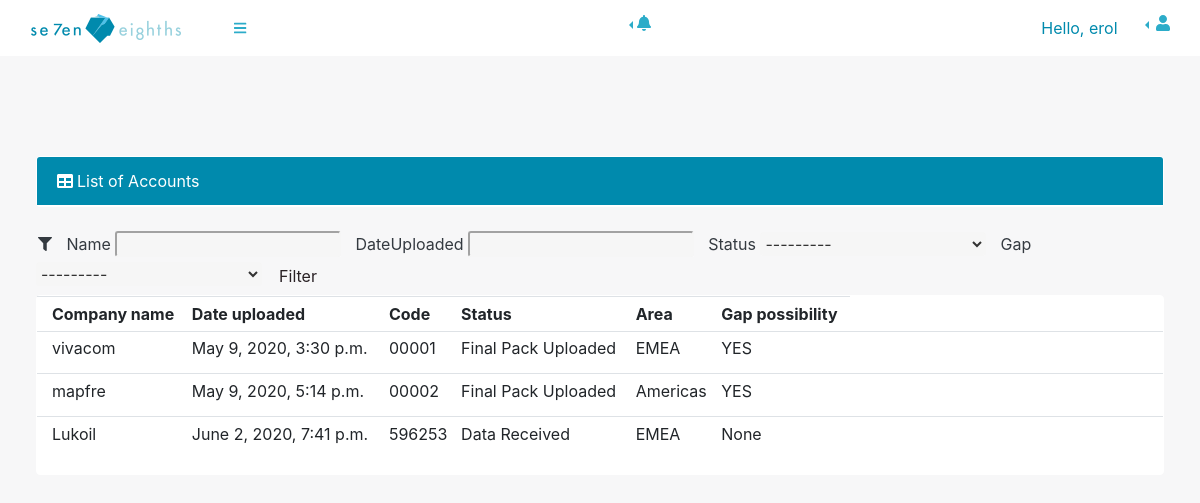
The app's page /listAccounts (signed in), older data.
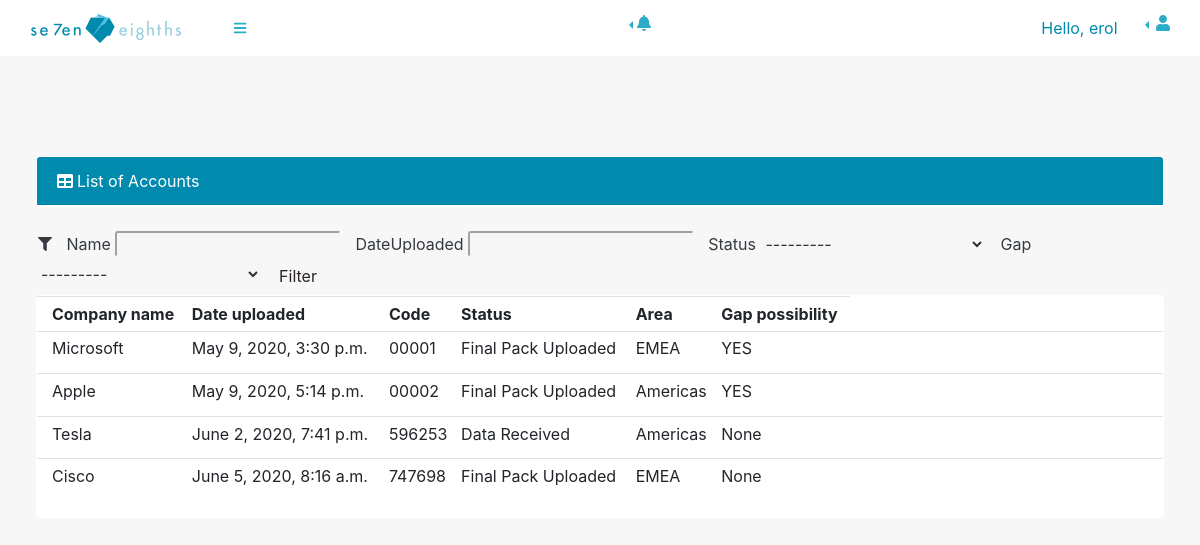
The same page, newer data.
### base/models.py (models this page shows, shortened)
class Account(models.Model):
    AREAS = (
        ('EMEA', 'EMEA'),
        ('Americas', 'Americas'),
    )
    GAP = (
        ('YES', 'YES'),
        ('NO', 'NO'),
    )
    STATUS = (
        ('Data collection sent', 'Data collection sent'),
        ('Data Received', 'Data Received'),
        ('Analysis', 'Analysis'),
        ('Final Pack Uploaded', 'Final Pack Uploaded'),
    )
    username = models.ForeignKey(
        Access, blank=True,  null=True, on_delete=models.DO_NOTHING)
    name = models.CharField(max_length=30)
    code = models.CharField(max_length=30)
    dateReceived = models.DateTimeField(auto_now_add=True)
    dateUploaded = models.DateTimeField(auto_now_add=True)
    status = models.CharField(
        max_length=30, blank=True, null=True, choices=STATUS)
    area = models.CharField(max_length=10, choices=AREAS)
    finalPack = models.FileField(null=True, blank=True)
    notes = models.TextField(null=True, blank=True)
    gap = models.CharField(max_length=30, blank=True, null=True, choices=GAP)

### base/decorators.py (the view)
        def wrapper_func(request, *args, **kwargs):
            group = None
            if request.user.groups.exists():
                group = request.user.groups.all()[0].name
            if group in allowed_roles:
                return view_func(request, *args, **kwargs)
            else:
                return HttpResponse('You are not authorised to view this page')

### base/templatetags/groupFilter.py (called while the page is built)
@register.filter(name='has_group')
def has_group(user, group_name):
    return user.groups.filter(name=group_name).exists()

### base/views.py (called while the page is built)
@allowed_users(allowed_roles=['admin', 'MF'])
def listAccounts(request):
    groups = request.user.groups.values_list('name', flat=True)
    if 'MF' in groups:
        accounts = Account.objects.filter(
            username__username__contains=request.user)
    else:
        accounts = Account.objects.all()
    myAccountFilter = AccountFilter(request.POST, queryset=accounts)
    accounts = myAccountFilter.qs
    return render(request, 'base/listAccounts.html', {'accounts': accounts, 'myAccountFilter': myAccountFilter})

### base/templates/base/listAccounts.html (shortened to what this page needs)
{% extends 'base/navbars/sidenav.html' %} {% block content %}{%block body %}
{% load groupFilter %}
{% load widget_tweaks %}
{% load static %}
<body class="sb-nav-fixed sb-sidenav-toggled">
    {% endblock %}
    <div id="layoutSidenav_content">
        <div class="container-fluid" style="margin-top: 100px;">
            <div class="col-xl-12">
                <div class="card mb-4">
                    <div class="card-header">
                        <i class="fas fa-table mr-1"></i>List of Accounts
                    </div>
                </div>
                <form method="POST">
                    <i style="padding-left: 2px;" class="fas fa-filter"></i>
                    <span id="nameLabel">{{myAccountFilter.form.name.label}}</span>
                    {{myAccountFilter.form.name  | add_class:"selection"}}
                    <span id="nameLabel">{{myAccountFilter.form.dateUploaded.label}}</span>
                    {{myAccountFilter.form.dateUploaded  | add_class:"selection"}}
                    <span id="nameLabel">{{myAccountFilter.form.status.label}}</span>
                    {{myAccountFilter.form.status  | add_class:"selection"}}
                    <span id="nameLabel">{{myAccountFilter.form.gap.label}}</span>
                    {{myAccountFilter.form.gap  | add_class:"selection"}}
                    <button class="btn filterbtn" type="submit">Filter</button>
                </form>
                <div class="card card-body">
                    <table id="accountTable" class="table table-sm">
                        <tr>
                            <th></th>
                            <th>Company name</th>
                            <th>Date uploaded</th>
                            <th>Code</th>
                            <th>Status</th>
                            <th>Area</th>
                            <th>Gap possibility</th>
                        </tr>
                        {% for account in accounts %}
                        <tr>
                            <td></td>
                            <td>{{account.name}}</td>
                            <td>{{account.dateUploaded}}</td>
                            <td>{{account.code}}</td>
                            <td id="status">{{account.status}}</td>
                            <td>{{account.area}}</td>
                            <td>{{account.gap}}</td>
                        </tr>
                        {% endfor %}
                    </table>
                </div>
            </div>
        </div>
    </div>
    {%endblock%}

Row changes from the older to the newer data that the page shows:
changed Account: name "vivacom" → "Microsoft"
changed Account: name "mapfre" → "Apple"
changed Account "Data Received": name "Lukoil" → "Tesla"; area "EMEA" → "Americas"
added Account: name "Cisco", dateUploaded "June 5, 2020, 8:16 a.m.", code "747698", status "Final Pack Uploaded", area "EMEA", gap "None"
